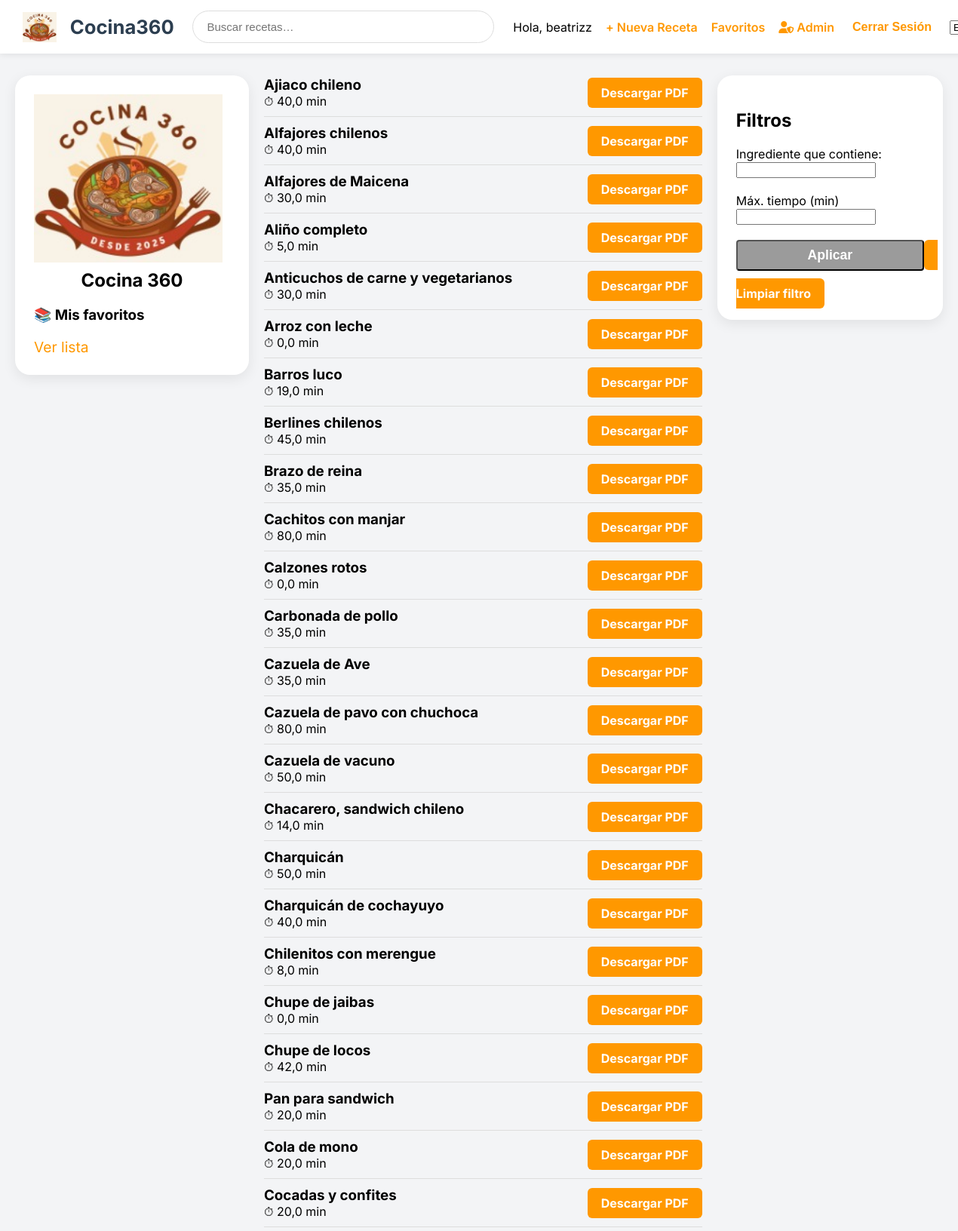
The page /recipes/ (signed in, upper part) on the database its author committed.
### recipes/models.py (models this page shows)
class Recipe(models.Model):
    name = models.CharField(max_length=255)
    preparation_time = models.FloatField(null=True, blank=True)
    min_portion = models.IntegerField(null=True, blank=True)
    max_portion = models.IntegerField(null=True, blank=True)
    creator = models.ForeignKey(User, on_delete=models.CASCADE, related_name='recipes')
    difficulty = models.CharField(max_length=50, default="Fácil")

### recipes/views.py (the view)
# urls.py: path('', views.recipe_list, name='recipe_list'),
def recipe_list(request):
    query = request.GET.get("q", "")  # lo que viene del buscador superior
    ingredient_query = request.GET.get("ingredient", "")
    max_time = request.GET.get("max_time", "")
    recipes = Recipe.objects.all()
    if query:
        recipes = recipes.filter(name__icontains=query)
    if ingredient_query:
        recipes = recipes.filter(ingredients__name__icontains=ingredient_query)
    if max_time:
        recipes = recipes.filter(preparation_time__lte=max_time)
    recipes = recipes.distinct()
    return render(request, "recipes/recipe_list.html", {
        "recipes": recipes,
        "ingredient_query": ingredient_query,
        "max_time": max_time,
        "query": query,
    })

### recipes/templates/recipes/recipe_list.html (shortened to what this page needs)
{% extends "base.html" %}
{% load static %}
{% block content %}
<div class="layout">
    <div class="sidebar">
        <img src="{% static 'images/logo.png' %}" style="width: 250px; margin-bottom: 5px;">
        <h2 style="margin-top: 0; font-weight: bold; text-align: center;">Cocina 360</h2>
        <h3>📚 Mis favoritos</h3>
        {% if user.is_authenticated %}
        <a href="{% url 'favorite_list' %}" style="color: #ff9800; font-size: 1.2rem;">Ver lista</a>
        {% else %}
        <p>Para ver favoritos <a href="{% url 'login' %}">inicia sesión</a>.</p>
        {% endif %}
    </div>
    <div class="recipe-list">
        {% for recipe in recipes %}
        <div class="recipe-card"
            style="display:flex; justify-content:space-between; align-items:center; padding:10px 0; border-bottom:1px solid #ddd;">
            <a href="{% url 'recipe_detail' pk=recipe.pk %}" style="text-decoration:none; color:black; flex-grow:1;">
                <h3 style="margin:0;">{{ recipe.name }}</h3>
                <p style="margin:0;">⏱ {{ recipe.preparation_time }} min</p>
            </a>
            <a href="{% url 'recipe_pdf' recipe.pk %}" style="
                        background-color: #ff9800;
                        color: white;
                        padding: 10px 18px;
                        text-decoration: none;
                        border-radius: 6px;
                        font-weight: bold;
                        white-space: nowrap;
                ">
                Descargar PDF
            </a>
        </div>
        {% empty %}
        <p>No se encontraron recetas.</p>
        {% endfor %}
    </div>
    <div class="card" style="width:200px; position: sticky; top: 100px; height: fit-content;">
        <h2>Filtros</h2>
        <form method="get">
            <label>Ingrediente que contiene:</label>
            <input type="text" name="ingredient" value="{{ ingredient_query }}">
            <br><br>
            <label>Máx. tiempo (min)</label>
            <input type="number" name="max_time" value="{{ max_time }}">
            <br><br>
            <button class="btn-primary" style="
                background-color: #9b9b9b;
                color: white;
                padding: 8px 12px;
                text-decoration: none;
                border-radius: 4px;
                font-weight: bold;
                font-size: 1.1rem;
                width: 100%;
                cursor: pointer;
                margin-bottom: 20px;
            ">
            Aplicar
            </button>
            <a href="{% url 'recipe_list' %}" style="
                        background-color: #ff9800;
                        color: white;
                        padding: 10px 18px;
                        text-decoration: none;
                        border-radius: 6px;
                        font-weight: bold;
                        white-space: nowrap;
                ">
                Limpiar filtro
            </a>
    </div>
</div>
{% endblock %}

### recipes/templates/base.html (shortened to what this page needs)
<!DOCTYPE html>
<html lang="es">
<head>
    {% load static %}
    <link rel="stylesheet" href="https://cdnjs.cloudflare.com/ajax/libs/font-awesome/6.5.2/css/all.min.css">
</head>
<body>
    <div class="top-nav">
        <a class="brand" href="{% url 'recipe_list' %}">
            <img src="{% static 'images/logo.png' %}" alt="Cocina 360">
            <h1>Cocina360</h1>
        </a>
        <div class="search-box">
            <form method="get" action="{% url 'recipe_list' %}" class="search-form">
                <input type="text" name="q" placeholder="Buscar recetas…" value="{{ query|default:'' }}">
            </form>
        </div>
        <div class="top-nav-right">
            {% if user.is_authenticated %}
            <span>Hola, {{ user.username }}</span>
            <a href="{% url 'recipe_create' %}">+ Nueva Receta</a>
            <a href="{% url 'favorite_list' %}">Favoritos</a>
            {% if user.is_superuser %}
            <a href="{% url 'admin:index' %}" class="admin-link">
                <i class="fas fa-user-shield"></i> Admin
            </a>
            {% endif %}
            <form action="{% url 'logout' %}" method="post" style="display:inline;">
                <button type="submit">Cerrar Sesión</button>
            </form>
            {% else %}
            <a href="{% url 'login' %}">Iniciar Sesión</a>
            <a href="{% url 'register' %}">Registrarse</a>
            {% endif %}
            <form action="{% url 'set_language' %}" method="post" class=">language-dropdown">
                <select name="language" onchange="this.form.submit()">
                    <option value="es" {% if LANGUAGE_CODE == 'es' %}selected{% endif %}>ES</option>
                </select>
        </div>
    </div>
    {% block content %}
    {% endblock %}
</body>
</html>

### recipes/templates/base.html (style rules this page uses)
body { font-family: 'Inter', sans-serif; background: #f3f4f6; margin: 0; padding: 0; }
.top-nav { width: 100%; background: white; padding: 14px 30px; display: flex; justify-content: space-between; align-items: center; box-shadow: 0 2px 8px rgba(0, 0, 0, 0.08); position: sticky; top: 0; z-index: 10; }
.brand { display: flex; align-items: center; gap: 18px; text-decoration: none; color: inherit; }
.brand img { height: 40px; width: auto; }
.brand h1 { font-size: 1.6rem; margin: 0; color: #2c3e50; }
.search-box { width: 400px; }
.search-box form { display: flex; width: 100%; }
.search-box input { flex: 1; padding: 12px 18px; border-radius: 40px; border: 1px solid #ddd; font-size: 15px; }
.top-nav-right { display: flex; align-items: center; gap: 18px; }
.top-nav-right a, .top-nav-right form button, .admin-link { font-weight: 600; color: #ff9800; text-decoration: none; font-size: 1rem; background: none; border: none; cursor: pointer; white-space: nowrap; }
.admin-link { color: #d97706; }
.layout { display: flex; padding: 20px; gap: 20px; align-items: flex-start; }
.sidebar { width: 260px; background: white; padding: 25px; border-radius: 20px; box-shadow: 0 5px 18px rgba(0, 0, 0, 0.08); position: sticky; top: 100px; height: fit-content; }
.card { flex: 1; background: white; padding: 25px; border-radius: 20px; box-shadow: 0 5px 18px rgba(0, 0, 0, 0.08); }
a { color: #ff9800; text-decoration: none; }

### rows shown on the page
Recipe: name "Ajiaco chileno", preparation_time "40,0"
Recipe: name "Alfajores chilenos", preparation_time "40,0"
Recipe: name "Alfajores de Maicena", preparation_time "30,0"
Recipe: name "Aliño completo", preparation_time "5,0"
Recipe: name "Anticuchos de carne y vegetarianos", preparation_time "30,0"
Recipe: name "Arroz con leche", preparation_time "0,0"
Recipe: name "Barros luco", preparation_time "19,0"
Recipe: name "Berlines chilenos", preparation_time "45,0"
Recipe: name "Brazo de reina", preparation_time "35,0"
Recipe: name "Cachitos con manjar", preparation_time "80,0"
Recipe: name "Calzones rotos", preparation_time "0,0"
Recipe: name "Carbonada de pollo", preparation_time "35,0"
Recipe: name "Cazuela de Ave", preparation_time "35,0"
Recipe: name "Cazuela de pavo con chuchoca", preparation_time "80,0"
Recipe: name "Cazuela de vacuno", preparation_time "50,0"
Recipe: name "Chacarero, sandwich chileno", preparation_time "14,0"
Recipe: name "Charquicán", preparation_time "50,0"
Recipe: name "Charquicán de cochayuyo", preparation_time "40,0"
Recipe: name "Chilenitos con merengue", preparation_time "8,0"
Recipe: name "Chupe de jaibas", preparation_time "0,0"
Recipe: name "Chupe de locos", preparation_time "42,0"
Recipe: name "Pan para sandwich", preparation_time "20,0"
Recipe: name "Cola de mono", preparation_time "20,0"
Recipe: name "Cocadas y confites", preparation_time "20,0"

### other values the page prints
{{ user.username }} "beatrizz"
